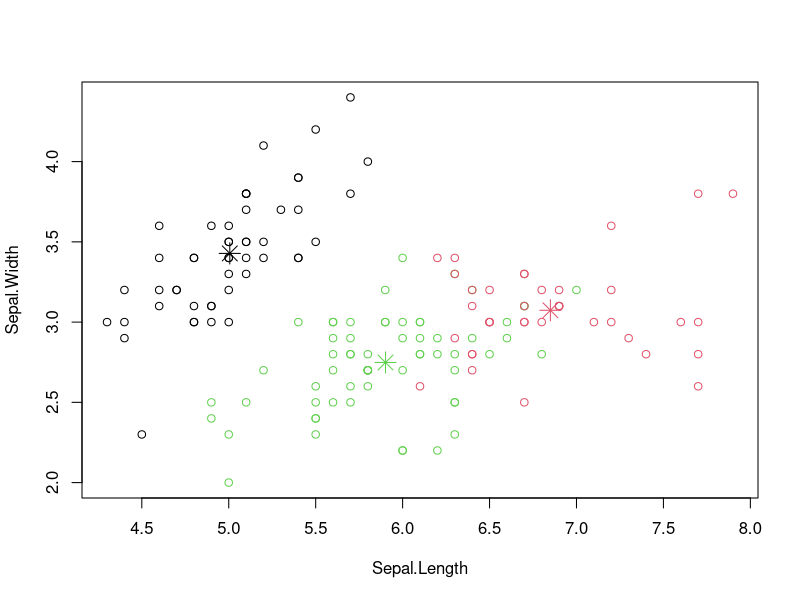
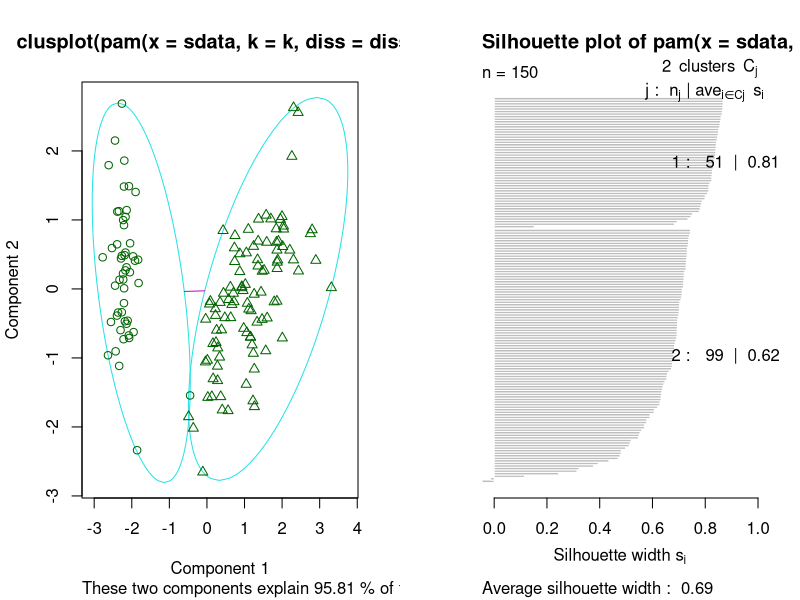

The R source for these figures, in order: (Note: this script raises an error after producing the figures.)
#The k-Means Clustering
iris2 <- iris
iris2$Species <- NULL
(kmeans.result <- kmeans(iris2, 3))
table(iris$Species, kmeans.result$cluster)
plot(iris2[c("Sepal.Length", "Sepal.Width")], col = kmeans.result$cluster)
points(kmeans.result$centers[,c("Sepal.Length", "Sepal.Width")], 
       col = 1:3, pch = 8, cex=2)

#6.2 The k-Medoids Clustering
library(fpc)
pamk.result <- pamk(iris2)
pamk.result$nc
layout(matrix(c(1,2),1,2))
plot(pamk.result$pamobject)

pam.result <- pam(iris2, 3)
table(pam.result$clustering, iris$Species)
layout(matrix(c(1,2),1,2))
plot(pam.result)

#6.3 Hierarchical Clustering
idx <- sample(1:dim(iris)[1], 40)
irisSample <- iris[idx,]
irisSample$Species <- NULL
hc <- hclust(dist(irisSample), method="ave")
plot(hc, hang = -1, labels=iris$Species[idx])
rect.hclust(hc, k=3)
groups <- cutree(hc, k=3)

#6.4 Density-based Clustering
library(fpc)
iris2 <- iris[-5]
ds <- dbscan(iris2, eps=0.42, MinPts=5)
table(ds$cluster, iris$Species)
plot(ds, iris2)
plot(ds, iris2[c(1,4)])
plotcluster(iris2, ds$cluster)

# create a new dataset for labeling
set.seed(435)
idx <- sample(1:nrow(iris), 10)
newData <- iris[idx,-5]
newData <- newData + 
  matrix(runif(10*4, min=0, max=0.2), nrow=10, ncol=4)
# label new data
myPred <- predict(ds, iris2, newData)
# plot result
plot(iris2[c(1,4)], col=1+ds$cluster)
points(newData[c(1,4)], pch="*", col=1+myPred, cex=3)
# check cluster labels
table(myPred, iris$Species[idx])
